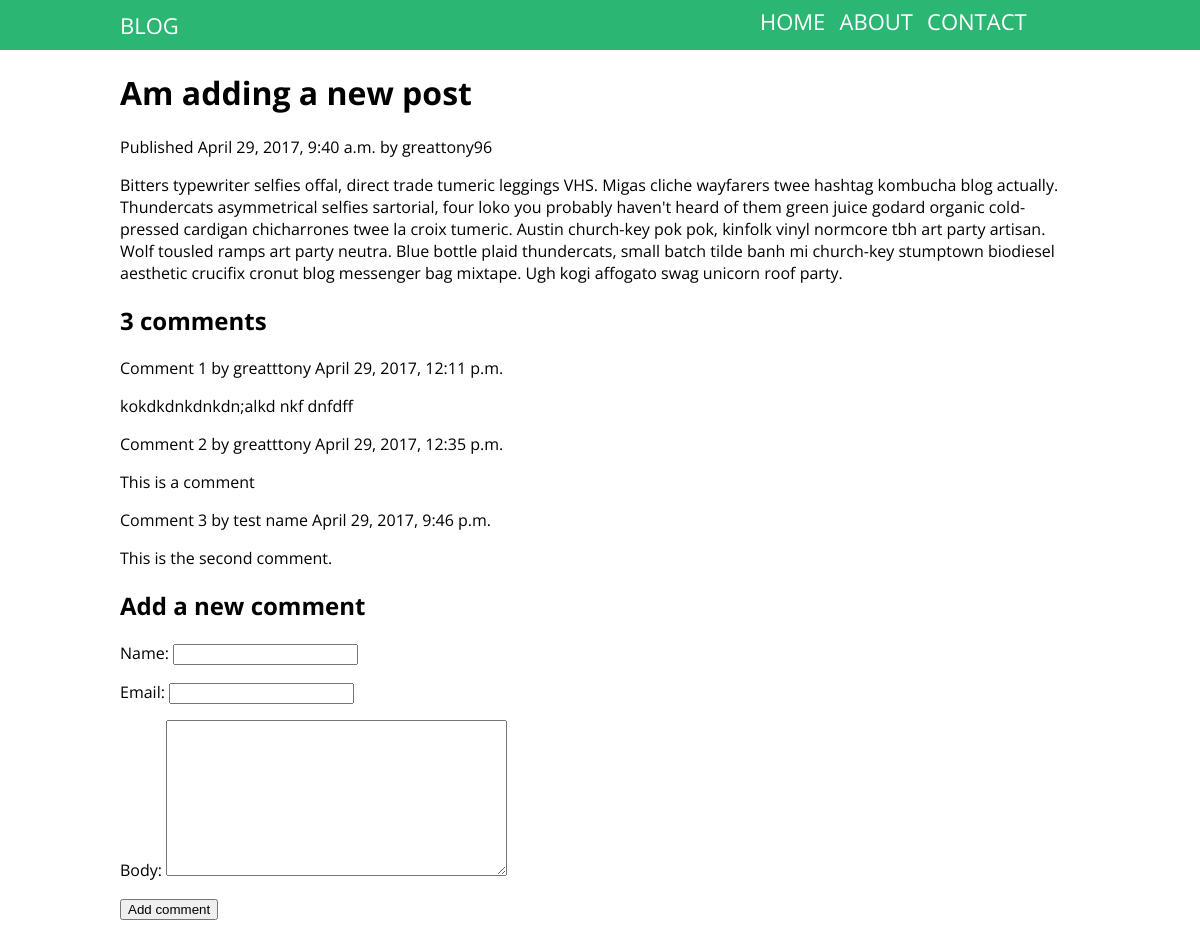
Screenshot of /blog/2017/04/29/am-adding-new-post/ with the database file from the repository.
### blog/models.py (models this page shows, shortened)
class Post(models.Model):
	STATUS_CHOICES = (
		('draft', 'Draft'),
		('published', 'Published'),
	)
	title = models.CharField(max_length=250)
	slug = models.SlugField(max_length=250,
							unique_for_date='publish')
	author = models.ForeignKey(User, related_name='blog_posts')
	body = models.TextField()
	publish = models.DateTimeField(default=timezone.now)
	created = models.DateTimeField(auto_now_add=True)
	updated = models.DateTimeField(auto_now=True)
	status = models.CharField(max_length=10,
								choices=STATUS_CHOICES,
								default='draft')
	objects = models.Manager() # The default manager.
	published = PublishedManager() # Our custom manager.
	class Meta:
		ordering = ('-publish',)

class Comment(models.Model):
	post = models.ForeignKey(Post, related_name='comments')
	name = models.CharField(max_length=80)
	email = models.EmailField()
	body = models.TextField()
	created = models.DateTimeField(auto_now_add=True)
	updated = models.DateTimeField(auto_now=True)
	active = models.BooleanField(default=True)
	class Meta:
		ordering = ('created',)

### blog/views.py (the view)
def post_detail(request, year, month, day, post):
	post = get_object_or_404(Post, slug=post,
									status='published',
									publish__year=year,
									publish__month=month,
									publish__day=day)
	comments = post.comments.filter(active=True)
	if request.method == 'POST':
		comment_form = CommentForm(data=request.POST or None)
		if comment_form.is_valid():
			new_comment = comment_form.save(commit=False)
			new_comment.post = post
			new_comment.save()
	else:
		comment_form = CommentForm()
	return render(request,
					'blog/post/detail.html',
					{'post': post,
					'comments': comments,
					'comment_form': comment_form})

### blog/forms.py
class CommentForm(forms.ModelForm):
	class Meta:
		model = Comment
		fields = ('name', 'email', 'body')

### templates/blog/post/detail.html (shortened to what this page needs)
{% extends 'blog/base.html' %}
{% block content %}
	<h1>{{ post.title }}</h1>
	<p class="date">
		Published {{ post.publish }} by {{ post.author }}
	</p>
	{{ post.body}}
	{% with comments.count as total_comments %}
		<h2>
			{{ total_comments }} comment{{ total_comments|pluralize }}
		</h2>
	{% endwith %}
	{% for comment in comments %}
		<div class="comment">
			<p class="info">
			 Comment {{ forloop.counter }} by {{ comment.name }}
			 {{ comment.created }}
			</p>
			{{ comment.body }}
		</div>
	{% empty %}
		<p>There are no comments yet.</p>
	{% endfor %}
	{% if new_comment %}
		<h2>Your comment has been added.</h2>
	{% else %}
		<h2>Add a new comment</h2>
		<form action="" method="post">
			{{ comment_form.as_p }}
			<p><input type="submit" value="Add comment"></p>
		</form>
	{% endif %}
{% endblock %}

### static/css/main.css (style rules this page uses)
body { margin: 0px; padding: 0px; font-family:'Open Sans', sans-serif; }

### rows the page displays
Post: title "Am adding a new post", publish "April 29, 2017, 9:40 a.m.", author "greattony96", body "Bitters typewriter selfies offal, direct trade tumeric leggings VHS. Migas cliche wayfarers twee hashtag kombucha blog actually. Thundercats asymmetrical selfies sartorial, four loko you probably haven't heard of them green juice godard organic cold-pressed cardigan chicharrones twee la croix tumeric. Austin church-key pok pok, kinfolk vinyl normcore tbh art party artisan. Wolf tousled ramps art party neutra. Blue bottle plaid thundercats, small batch tilde banh mi church-key stumptown biodiesel aesthetic crucifix cronut blog messenger bag mixtape. Ugh kogi affogato swag unicorn roof party."
Comment: name "greatttony", created "April 29, 2017, 12:11 p.m.", body "kokdkdnkdnkdn;alkd nkf dnfdff"
Comment: name "greatttony", created "April 29, 2017, 12:35 p.m.", body "This is a comment"
Comment: name "test name", created "April 29, 2017, 9:46 p.m.", body "This is the second comment."

### other values shown
{{ total_comments }} "3"
